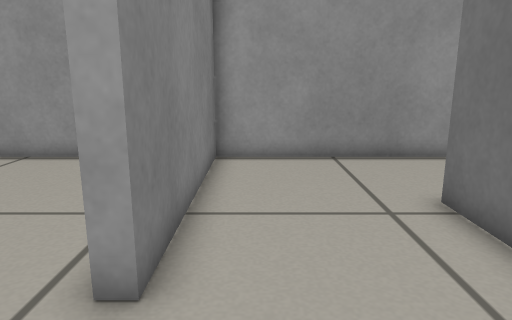
View 1 (above)

16 first-person views from a walk through a Gazebo world. The camera is 0.48 m above the floor, tilts 12° down and sees 70° across. The floor is counted in squares, 0.2 m on a side. Each view is taken from the middle of a square. On the plan, view 1 faces up. The plan holds only what a view shows up to about 20 squares ahead; the rest is blank. The place goes on beyond the plan. Simple shapes stand in for some stock models.

View 2
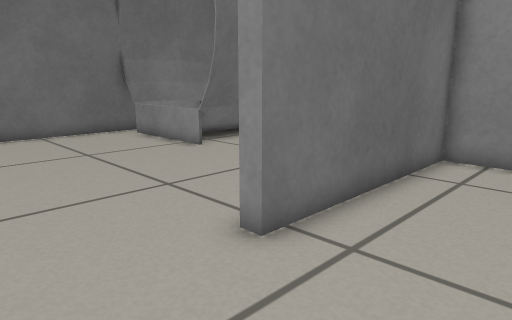

View 3
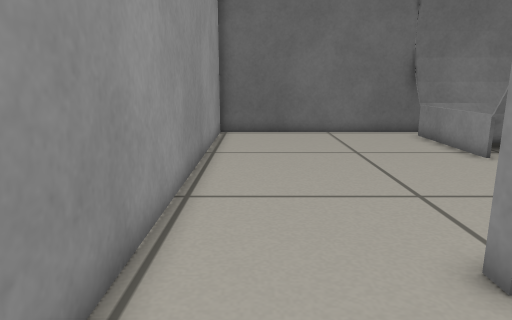

View 4
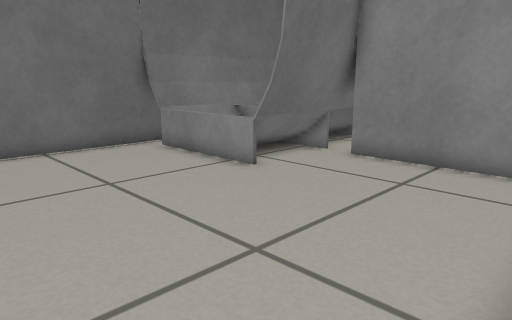

View 5
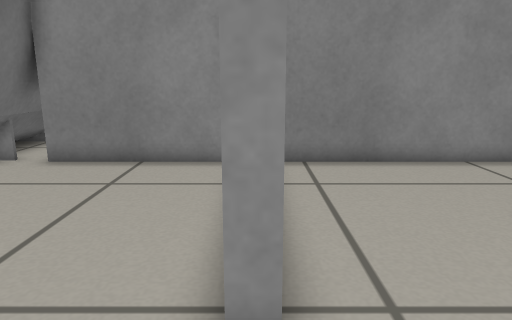

View 6
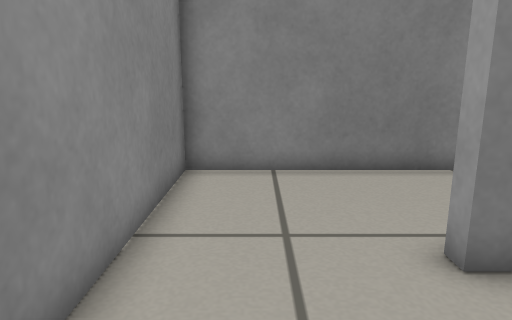

View 7
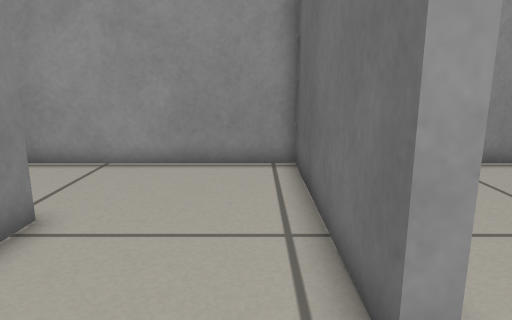

View 8
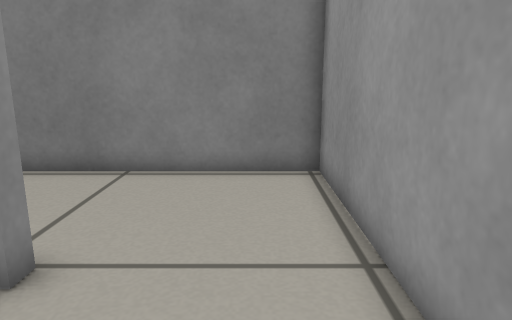

View 9
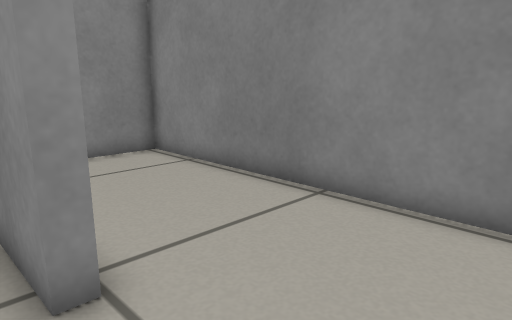

View 10
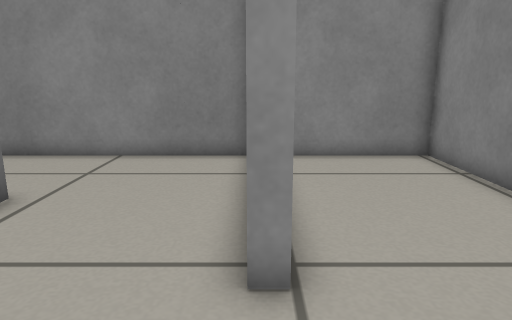

View 11
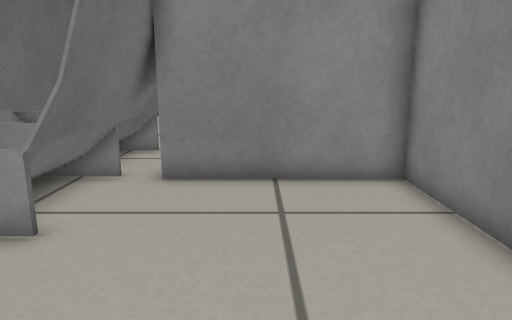

View 12
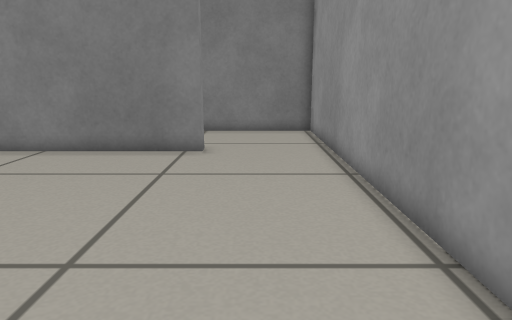

View 13
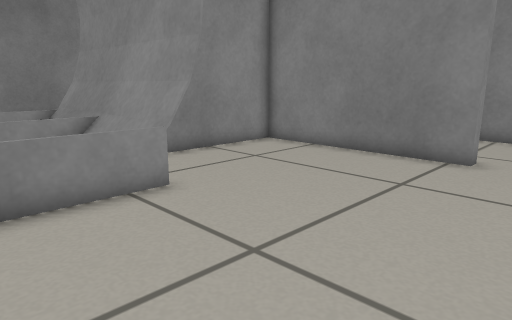

View 14
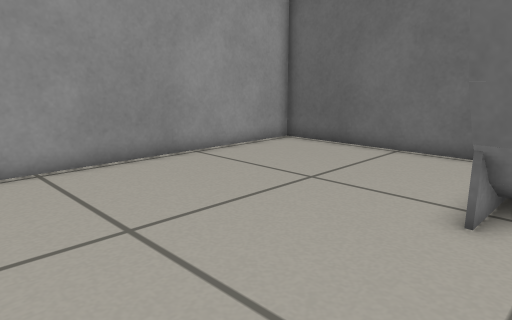

View 15
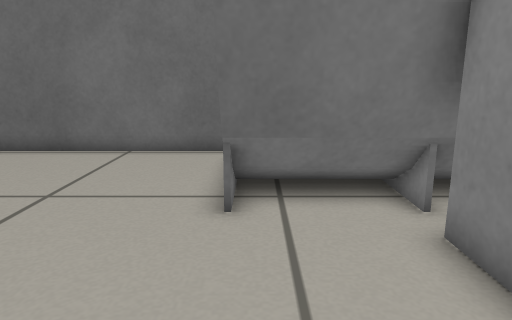

View 16
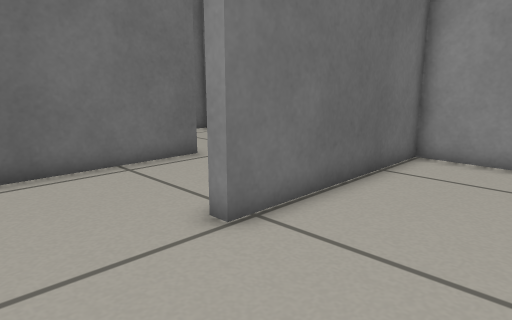

### Floor plan
Points are (right, up) in squares from view 1. A wall is a line through its corners. A room is listed if a view was taken in it or the views show most of it. See-through windows are left out.
Room 1 (views 1, 2, 3, 4, 5, 6)
walls: (4.4, 11.7) (-1.3, 11.7) (-1.3, 3.7); (-0.4, -1) (3.8, -1) (3.8, 7.1) (4.3, 7.1)
ways out: opening at (-1.5, 1.5) to room 2; opening at (4, 9.5) to room 3
Room 2 (views 7, 8, 9, 10)
walls: (-1.3, 3.7) (-1.8, 3.7) (-1.8, 11.7) (-7.5, 11.7); (-7.4, 7.1) (-6.9, 7.1) (-6.9, -1) (-0.4, -1)
ways out: opening at (-1.5, 1.5) to room 1; opening at (-7, 9.5) to room 4
Room 3 (views 11, 12, 13, 14, 15)
walls: (4.3, 7.1) (4.3, -1) (10.4, -1); (17.7, 2.5) (17.7, 11.7) (4.4, 11.7)
low walls: (12.4, 2.6) (15.5, 2.6); (13.1, 2.5) (12.5, 2.5); (12.5, -1.1) (15.4, -1.1)
ways out: opening at (4, 9.5) to room 1
objects: grey box (10, -3); grey box (11, -3) to (11, 2); grey box (12, -3) to (12, -2); grey box (12, -1); grey box (12, 0) to (12, 2); grey box (16, -1); grey box (17, -3) to (17, 2); grey box (18, -3) to (18, 2)
Room 4 (view 16)
walls: (-7.5, 11.7) (-12.7, 11.7) (-12.7, -1) (-7.4, -1) (-7.4, 7.1)
ways out: opening at (-7, 9.5) to room 2

Positions as (right, up) in squares from view 1, and headings:
1: (0, 0), facing up
2: (0, 11), facing down-right
3: (0, 10), facing right
4: (4, 10), facing down-right
5: (4, 10), facing down
6: (3, 1), facing left
7: (-3, 1), facing up
8: (-3, 10), facing left
9: (-6, 11), facing down-left
10: (-7, 11), facing down
11: (8, 8), facing down
12: (17, 9), facing left
13: (16, 10), facing down-left
14: (5, 1), facing up-right
15: (5, 2), facing right
16: (-12, 11), facing down-right
